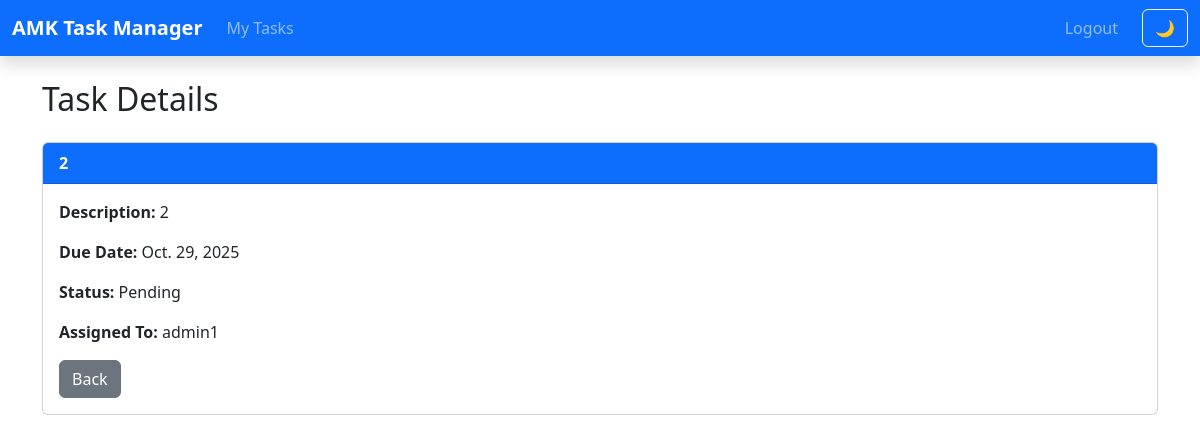
Screenshot of /tasks/3/view/ (signed in) with the database file from the repository.
### tasks/models.py (models this page shows, shortened)
class Task(models.Model):
    STATUS_CHOICES = [
        ('Pending', 'Pending'),
        ('In Progress', 'In Progress'),
        ('Completed', 'Completed'),
    ]
    title = models.CharField(max_length=255)
    description = models.TextField()
    assigned_to = models.ForeignKey(User, on_delete=models.CASCADE, related_name='assigned_tasks')
    due_date = models.DateField()
    status = models.CharField(max_length=20, choices=STATUS_CHOICES, default='Pending')
    completion_report = models.TextField(blank=True, null=True)
    worked_hours = models.PositiveIntegerField(blank=True, null=True)

### tasks/views.py (the view)
# urls.py: path('tasks/<int:pk>/view/', TaskDetailView.as_view(), name='task_detail'),
class TaskDetailView(LoginRequiredMixin, DetailView):
    model = Task
    template_name = 'task_detail.html'
    context_object_name = 'task'

### templates/task_detail.html (shortened to what this page needs)
{% extends 'base.html' %}
{% block content %}
<h2 class="mb-4">Task Details</h2>
<div class="card mb-4">
    <div class="card-header bg-primary text-white">
        <strong>{{ task.title }}</strong>
    </div>
    <div class="card-body">
        <p><strong>Description:</strong> {{ task.description }}</p>
        <p><strong>Due Date:</strong> {{ task.due_date }}</p>
        <p><strong>Status:</strong> {{ task.status }}</p>
        <p><strong>Assigned To:</strong> {{ task.assigned_to.username }}</p>
        <a href="{{ request.META.HTTP_REFERER|default:'/' }}" class="btn btn-secondary">Back</a>
    </div>
</div>
{% endblock %}

### rows the page displays
Task: title "2", description "2", due_date "Oct. 29, 2025", status "Pending", assigned_to.username "admin1"
